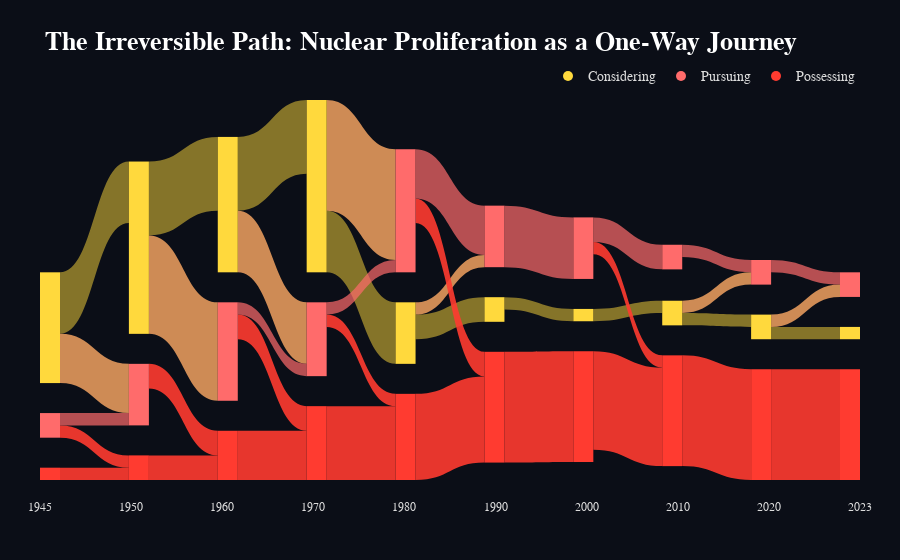

The code cell stored with this chart in its notebook:
### Code cell
import plotly.graph_objects as go
import pandas as pd
import numpy as np

# ==================== LOAD DATA ====================
from const import DATA_DIR
proliferation_df = pd.read_csv(DATA_DIR / 'nuclear-weapons' / 'nuclear-weapons-proliferation' / 'nuclear-weapons-proliferation.csv')
world = proliferation_df[proliferation_df['Entity'] == 'World'].copy()

# Define the three metrics
metrics = [
    'Number of countries considering nuclear weapons',
    'Number of countries pursuing nuclear weapons', 
    'Number of countries possessing nuclear weapons'
]

# We'll create nodes for each decade (or you can use every 5–10 years)
world = world.sort_values('Year')
years = world['Year'].values
values = world[metrics].values

# Choose key years for clarity and beauty (every ~10 years + latest)
key_years = [1945, 1950, 1960, 1970, 1980, 1990, 2000, 2010, 2020, 2023]  # adjust to your data range
key_idx = [np.argmin(np.abs(years - y)) for y in key_years]
key_years_actual = years[key_idx]

# Extract values at those years
data_at_keys = values[key_idx]

# ==================== BUILD SANKEY NODES & LINKS ====================
labels = []
links_source = []
links_target = []
links_value = []
links_color = []

# Node order: [Considering_1945, Pursuing_1945, Possessing_1945, Considering_1950, ...]
node_colors = []

color_map = {
    'considering': '#FFD93D',   # Gold
    'pursuing':     '#FF6B6B',   # Coral red
    'possessing':   '#FF3B30'    # Deep blood red
}

opacity_map = {
    'considering': 0.5,
    'pursuing':0.7,
    'possessing':0.9
}

# Create nodes
for i, year in enumerate(key_years_actual):
    for status in ['considering', 'pursuing', 'possessing']:
        label = ""
        labels.append(label)
        if status == 'considering':
            node_colors.append(color_map['considering'])
        elif status == 'pursuing':
            node_colors.append(color_map['pursuing'])
        else:
            node_colors.append(color_map['possessing'])

# Create flows between consecutive periods
for period in range(len(key_years_actual) - 1):
    base_idx = period * 3
    
    # Within-period retention + transitions (we approximate realistic flows)
    c1, p1, s1 = data_at_keys[period]      # current period
    c2, p2, s2 = data_at_keys[period + 1]  # next period
    
    # 1. Countries that stay in "Considering"
    stay_considering = min(c1, c2)
    links_source.append(base_idx + 0)
    links_target.append(base_idx + 3)
    links_value.append(stay_considering)
    links_color.append(f"rgba(255,217,61,{opacity_map['considering']})")

    # 2. Considering → Pursuing
    c_to_p = max(0, p2 - p1 + stay_considering)  # rough estimate
    if c_to_p > 0:
        links_source.append(base_idx + 0)
        links_target.append(base_idx + 4)
        links_value.append(c_to_p)
        links_color.append("rgba(255,170,100,0.8)")

    # 3. Pursuing → Possessing
    p_to_s = max(0, s2 - s1)
    if p_to_s > 0:
        links_source.append(base_idx + 1)
        links_target.append(base_idx + 5)
        links_value.append(p_to_s)
        links_color.append("rgba(255,59,48,0.9)")

    # 4. Stay in Pursuing
    stay_pursuing = p1 - p_to_s
    if stay_pursuing > 0:
        links_source.append(base_idx + 1)
        links_target.append(base_idx + 4)
        links_value.append(stay_pursuing)
        links_color.append(f"rgba(255,107,107,{opacity_map['pursuing']})")

    # 5. Stay in Possessing (almost all do)
    links_source.append(base_idx + 2)
    links_target.append(base_idx + 5)
    links_value.append(s1)
    links_color.append(f"rgba(255,59,48,{opacity_map['possessing']})")

# ==================== FINAL FIGURE ====================
fig_prolif = go.Figure(data=[go.Sankey(
    arrangement="snap",
    node=dict(
        pad=30,
        thickness=20,
        line=dict(color="white", width=0),
        label=labels,
        color=node_colors,
        hovertemplate='%{value}<extra></extra>'
    ),
    link=dict(
        source=links_source,
        target=links_target,
        value=links_value,
        color=links_color,
        hovertemplate='%{value}<extra></extra>'
    )
)])

# Add dummy traces for legend
for status in ['considering', 'pursuing', 'possessing']:
    fig_prolif.add_trace(go.Scatter(
        x=[None],
        y=[None],
        mode='markers',
        marker=dict(size=10, color=color_map[status]),
        name=status.capitalize(),
        showlegend=True
    ))

# Create timeline annotations
annotations = []
for i, year in enumerate(key_years_actual):
    # Calculate normalized x position (0 to 1)
    x_pos = i / (len(key_years_actual) - 1)
    annotations.append(dict(
        x=x_pos,
        y=-0.05,  # Position below the plot
        xref="paper",
        yref="paper",
        text=str(year),
        showarrow=False,
        font=dict(size=12, color="#ddd"),
        xanchor="center",
        yanchor="top"
    ))

fig_prolif.update_layout(
    title_text="<b>The Irreversible Path: Nuclear Proliferation as a One-Way Journey</b>",
    title_font_size=26,
    title_font_color="#ffffff",
    font=dict(family="Arial, sans-serif", size=14, color="#ddd"),
    paper_bgcolor="#0b0e17",
    plot_bgcolor="rgba(0,0,0,0)",
    # height=600,
    # width=1000,
    margin=dict(l=40, r=40, t=100, b=80),
    annotations=annotations,
    xaxis=dict(showgrid=False, zeroline=False, showticklabels=False, fixedrange=True),
    yaxis=dict(showgrid=False, zeroline=False, showticklabels=False, fixedrange=True),
    legend=dict(
        orientation="h",
        yanchor="bottom",
        y=1.02,
        xanchor="right",
        x=1
    )
)

fig_prolif.show()

### Figure 1 — Plotly figure (JSON) as saved in the notebook; plotly's stock layout.template omitted (floating-point values rounded to 4 significant figures)
{"data": [{"arrangement": "snap", "link": {"color": ["rgba(255,217,61,0.5)", "rgba(255,170,100,0.8)", "rgba(255,59,48,0.9)", "rgba(255,107,107,0.7)", "rgba(255,59,48,0.9)", "rgba(255,217,61,0.5)", "rgba(255,170,100,0.8)", "rgba(255,59,48,0.9)", "rgba(255,59,48,0.9)", "rgba(255,217,61,0.5)", "rgba(255,170,100,0.8)", "rgba(255,59,48,0.9)", "rgba(255,107,107,0.7)", "rgba(255,59,48,0.9)", "rgba(255,217,61,0.5)", "rgba(255,170,100,0.8)", "rgba(255,59,48,0.9)", "rgba(255,107,107,0.7)", "rgba(255,59,48,0.9)", "rgba(255,217,61,0.5)", "rgba(255,170,100,0.8)", "rgba(255,59,48,0.9)", "rgba(255,107,107,0.7)", "rgba(255,59,48,0.9)", "rgba(255,217,61,0.5)", "rgba(255,107,107,0.7)", "rgba(255,59,48,0.9)", "rgba(255,217,61,0.5)", "rgba(255,59,48,0.9)", "rgba(255,107,107,0.7)", "rgba(255,59,48,0.9)", "rgba(255,217,61,0.5)", "rgba(255,170,100,0.8)", "rgba(255,107,107,0.7)", "rgba(255,59,48,0.9)", "rgba(255,217,61,0.5)", "rgba(255,170,100,0.8)", "rgba(255,107,107,0.7)", "rgba(255,59,48,0.9)"], "hovertemplate": "%{value}<extra></extra>", "source": [0, 0, 1, 1, 2, 3, 3, 4, 5, 6, 6, 7, 7, 8, 9, 9, 10, 10, 11, 12, 12, 13, 13, 14, 15, 16, 17, 18, 19, 19, 20, 21, 21, 22, 23, 24, 24, 25, 26], "target": [3, 4, 5, 4, 5, 6, 7, 8, 8, 9, 10, 11, 10, 11, 12, 13, 14, 13, 14, 15, 16, 17, 16, 17, 18, 19, 20, 21, 23, 22, 23, 24, 25, 25, 26, 27, 28, 28, 29], "value": [5, 4, 1, 1, 1, 6, 8, 2, 2, 6, 5, 2, 1, 4, 5, 9, 1, 1, 6, 2, 1, 2, 4, 7, 1, 5, 9, 1, 1, 2, 8, 1, 1, 1, 9, 1, 1, 1, 9]}, "node": {"color": ["#FFD93D", "#FF6B6B", "#FF3B30", "#FFD93D", "#FF6B6B", "#FF3B30", "#FFD93D", "#FF6B6B", "#FF3B30", "#FFD93D", "#FF6B6B", "#FF3B30", "#FFD93D", "#FF6B6B", "#FF3B30", "#FFD93D", "#FF6B6B", "#FF3B30", "#FFD93D", "#FF6B6B", "#FF3B30", "#FFD93D", "#FF6B6B", "#FF3B30", "#FFD93D", "#FF6B6B", "#FF3B30", "#FFD93D", "#FF6B6B", "#FF3B30"], "hovertemplate": "%{value}<extra></extra>", "label": ["", "", "", "", "", "", "", "", "", "", "", "", "", "", "", "", "", "", "", "", "", "", "", "", "", "", "", "", "", ""], "line": {"color": "white", "width": 0}, "pad": 30, "thickness": 20}, "type": "sankey"}, {"marker": {"color": "#FFD93D", "size": 10}, "mode": "markers", "name": "Considering", "showlegend": true, "type": "scatter", "x": [null], "y": [null]}, {"marker": {"color": "#FF6B6B", "size": 10}, "mode": "markers", "name": "Pursuing", "showlegend": true, "type": "scatter", "x": [null], "y": [null]}, {"marker": {"color": "#FF3B30", "size": 10}, "mode": "markers", "name": "Possessing", "showlegend": true, "type": "scatter", "x": [null], "y": [null]}], "layout": {"annotations": [{"font": {"color": "#ddd", "size": 12}, "showarrow": false, "text": "1945", "x": 0, "xanchor": "center", "xref": "paper", "y": -0.05, "yanchor": "top", "yref": "paper"}, {"font": {"color": "#ddd", "size": 12}, "showarrow": false, "text": "1950", "x": 0.1111, "xanchor": "center", "xref": "paper", "y": -0.05, "yanchor": "top", "yref": "paper"}, {"font": {"color": "#ddd", "size": 12}, "showarrow": false, "text": "1960", "x": 0.2222, "xanchor": "center", "xref": "paper", "y": -0.05, "yanchor": "top", "yref": "paper"}, {"font": {"color": "#ddd", "size": 12}, "showarrow": false, "text": "1970", "x": 0.3333, "xanchor": "center", "xref": "paper", "y": -0.05, "yanchor": "top", "yref": "paper"}, {"font": {"color": "#ddd", "size": 12}, "showarrow": false, "text": "1980", "x": 0.4444, "xanchor": "center", "xref": "paper", "y": -0.05, "yanchor": "top", "yref": "paper"}, {"font": {"color": "#ddd", "size": 12}, "showarrow": false, "text": "1990", "x": 0.5556, "xanchor": "center", "xref": "paper", "y": -0.05, "yanchor": "top", "yref": "paper"}, {"font": {"color": "#ddd", "size": 12}, "showarrow": false, "text": "2000", "x": 0.6667, "xanchor": "center", "xref": "paper", "y": -0.05, "yanchor": "top", "yref": "paper"}, {"font": {"color": "#ddd", "size": 12}, "showarrow": false, "text": "2010", "x": 0.7778, "xanchor": "center", "xref": "paper", "y": -0.05, "yanchor": "top", "yref": "paper"}, {"font": {"color": "#ddd", "size": 12}, "showarrow": false, "text": "2020", "x": 0.8889, "xanchor": "center", "xref": "paper", "y": -0.05, "yanchor": "top", "yref": "paper"}, {"font": {"color": "#ddd", "size": 12}, "showarrow": false, "text": "2023", "x": 1, "xanchor": "center", "xref": "paper", "y": -0.05, "yanchor": "top", "yref": "paper"}], "font": {"color": "#ddd", "family": "Arial, sans-serif", "size": 14}, "legend": {"orientation": "h", "x": 1, "xanchor": "right", "y": 1.02, "yanchor": "bottom"}, "margin": {"b": 80, "l": 40, "r": 40, "t": 100}, "paper_bgcolor": "#0b0e17", "plot_bgcolor": "rgba(0,0,0,0)", "title": {"font": {"color": "#ffffff", "size": 26}, "text": "<b>The Irreversible Path: Nuclear Proliferation as a One-Way Journey</b>"}, "xaxis": {"fixedrange": true, "showgrid": false, "showticklabels": false, "zeroline": false}, "yaxis": {"fixedrange": true, "showgrid": false, "showticklabels": false, "zeroline": false}}}
